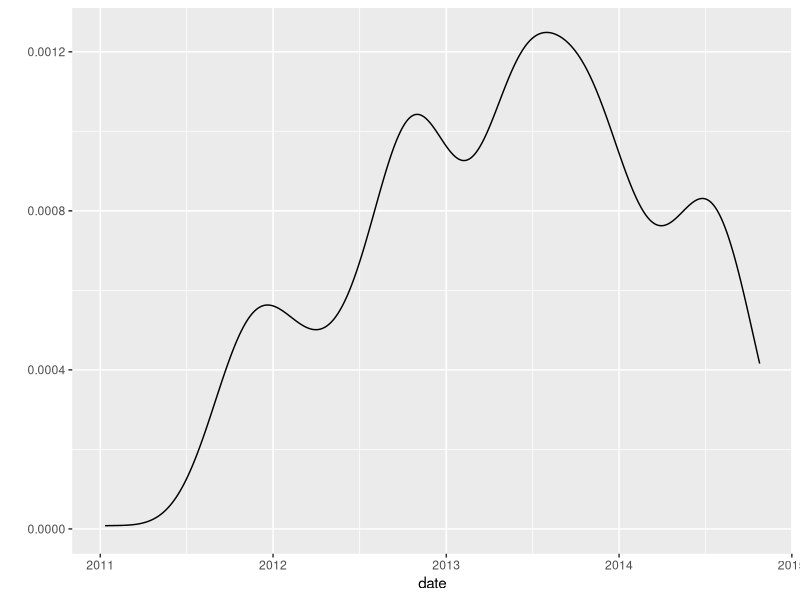
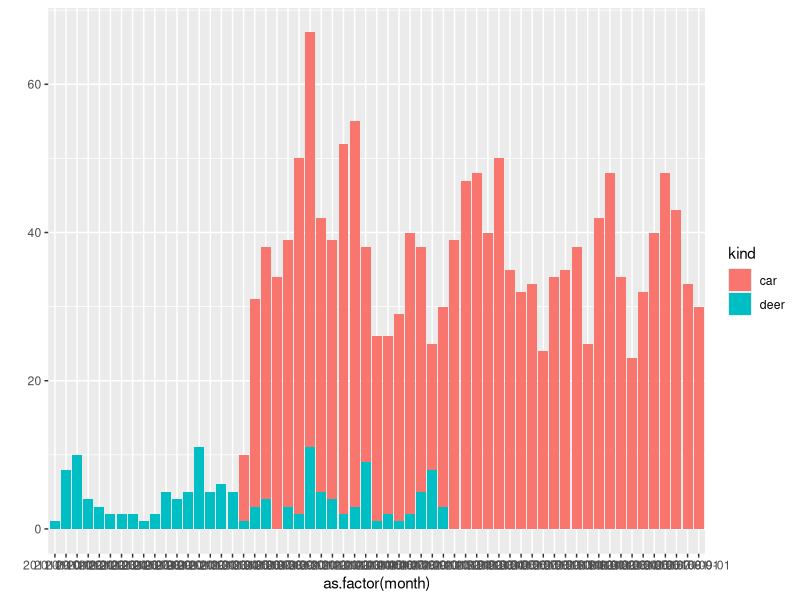

Generate these figures, in order, with R:
library(lubridate)
library(ggplot2)
library(plyr)
library(scales)

deer_incidents <- read.csv("data/mt-lebanon-deer-incidents-2014-10.csv",
                           as.is=c(1,6))
deer_incidents <- transform(deer_incidents, date = mdy(Incident.Date))
deer_incidents <- transform(deer_incidents, Incident.Date = NULL)

qplot(date, data = deer_incidents, geom = "density")

### For context, compare deer-related car accidents with all car accidents.

deer_accidents <- subset(deer_incidents, Vehicle.Involved == "X")
deer_accidents <- transform(deer_accidents, vehicles=1, Vehicle.Involved=NULL)

car_accidents <- read.csv("data/police-blotter/accidents.csv")
car_accidents <- transform(car_accidents, date = ymd(date))

deer_accidents_in_car_accidents_date_range <-
  subset(deer_accidents, (date >= min(car_accidents$date) &
                          date <= max(car_accidents$date)))

deer_accidents_included_in_car_accidents <-
  subset(deer_accidents_in_car_accidents_date_range,
         date %in% car_accidents$date)

deer_accidents_missing_in_car_accidents <-
  subset(deer_accidents_in_car_accidents_date_range,
         ! date %in% car_accidents$date)

combined_accidents <-
  rbind(data.frame(date = deer_accidents$date, kind = "deer", vehicles = 1),
        data.frame(date = car_accidents$date,  kind = "car",
                   vehicles = car_accidents$vehicles))

combined_accidents <-
  transform(combined_accidents, month = floor_date(date, "month"))

qplot(as.factor(month), data = combined_accidents,
      weight = vehicles, fill = kind)

combined_accidents_by_month <-
  ddply(combined_accidents, .(month, kind), summarize, vehicles = sum(vehicles))

summarize(car_accidents, vehicles = sum(vehicles))


### In terms of injury risk, how do deer incidents compare to car accidents?

(deer_injury_incidents <- sum(deer_incidents$Person.Injured == "X"))
(deer_incident_years <- diff(range(deer_incidents$date)) / dyears(1))
(deer_injury_incidents_per_year <- deer_injury_incidents / deer_incident_years)

(car_injury_incidents <- sum(car_accidents$injuries > 0))
(car_incident_years <- diff(range(car_accidents$date)) / dyears(1))
(car_injury_incidents_per_year <- car_injury_incidents / car_incident_years)

(relative_risk_of_injury_car_to_deer <-
 car_injury_incidents_per_year / deer_injury_incidents_per_year)
